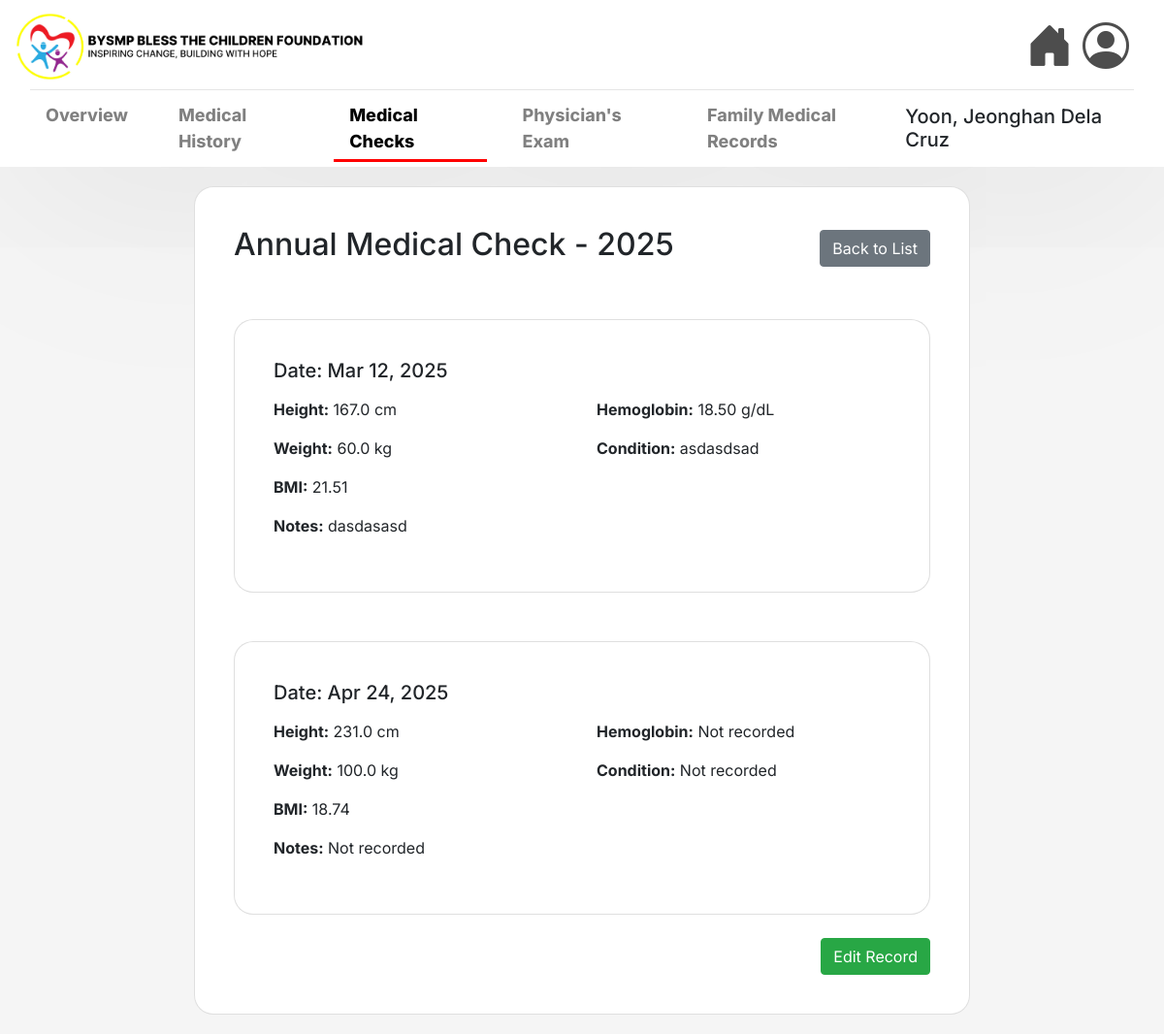
Page /child/6/annual-medical-check/2025/ on the committed database.
### msys42app/models.py (models this page shows, shortened)
class Child(models.Model):
    code = models.CharField(max_length=7, validators=[RegexValidator(regex=r'^[A-Za-z]{3}\d{4}$')], unique=True, null=False, blank=False)
    lastname = models.CharField(max_length=25, null=False, blank=False)
    firstname = models.CharField(max_length=50, null=False, blank=False)
    middlename = models.CharField(max_length=25, null=True)
    sex = models.CharField(max_length=6, choices=[('Male', 'Male'), ('Female', 'Female')], null=False, blank=False)
    birth = models.DateField(null=False, blank=False)
    blood_group = models.CharField(max_length=3, blank=True, null=True)
    address = models.TextField(max_length=255, null=False, blank=False)
    philhealth_number = models.CharField(max_length=14, validators=[MinLengthValidator(14)], blank=True, null=True)
    fourps_number = models.CharField(max_length=20, blank=True, null=True)
    guardian_lastname = models.CharField(max_length=25, null=False, blank=False)
    guardian_firstname = models.CharField(max_length=50, null=False, blank=False)
    guardian_middlename = models.CharField(max_length=25, null=True, blank=True)
    guardian_relationship = models.CharField(max_length=25, null=False, blank=False)
    guardian_sex = models.CharField(max_length=6, choices=[('Male', 'Male'), ('Female', 'Female')], null=False, blank=False)
    age = models.IntegerField(null=False, blank=False)

class AnnualMedicalCheck(models.Model):
    child = models.ForeignKey(Child, on_delete=models.CASCADE, related_name='annual_medical_checks')
    date = models.DateField()
    height = models.DecimalField(max_digits=5, decimal_places=1, null=True, blank=True)  # in cm
    weight = models.DecimalField(max_digits=5, decimal_places=1, null=True, blank=True)  # in kg
    bmi = models.DecimalField(max_digits=5, decimal_places=2, null=True, blank=True)
    hemoglobin = models.DecimalField(max_digits=4, decimal_places=2, null=True, blank=True)
    condition = models.TextField(null=True, blank=True)
    notes = models.TextField(null=True, blank=True)
    class Meta:
        ordering = ['-date']  # Order by date in descending order (newest first)

### msys42app/views.py (the view)
# urls.py: path('child/<int:child_id>/annual-medical-check/<int:year>/', views.view_annual_medical_check, name='view_annual_medical_check'),
def view_annual_medical_check(request, child_id, year):
    child = get_object_or_404(Child, id=child_id)
    medical_checks = AnnualMedicalCheck.objects.filter(
        child=child,
        date__year=year
    ).order_by('date')
    return render(request, 'msys42app/view_annual_medical_check.html', {
        'child': child,
        'year': year,
        'medical_checks': medical_checks
    })

### msys42app/templates/msys42app/view_annual_medical_check.html (shortened to what this page needs)
{% extends 'msys42app/base.html' %}
{% load static %}
{% block navbar %}
<hr class="w-100 my-1">
<nav style="display: flex; justify-content: space-between; align-items: flex-end; padding-left: 0; padding: 0; width: 100%; position: sticky;">
    <ul class="child-nav" style="display: flex; gap: 20px; list-style: none; padding: 0; margin: 0;">
        <li class="nav-item">
            <a class="nav-link" href="{% url 'view_child_profile' pk=child.id %}">
                Overview
            </a>
        </li>
        <li class="nav-item">
            <a class="nav-link" href="{% url 'view_medical_history' child.id %}">
                Medical History
            </a>
        </li>
        <li class="nav-item">
            <a class="nav-link active" href="{% url 'annual_medical_check_list' child.id %}">
                Medical Checks
            </a>
        </li>
        <li class="nav-item">
            <a class="nav-link" href="{% url 'home_physicians_exam' child.id %}">Physician's Exam</a>
        </li>
        <li class="nav-item">
            <a class="nav-link" href="{% url 'view_family_medicals' child.id%}">Family Medical Records</a>
        </li>
    </ul>
    <h5> {{child.lastname}}, {{child.firstname}} {{child.middlename}} </h5>
</nav>
{% endblock %}
{% block content %}
<div class="container-fluid" style="padding: 20px;">
    <div class="card shadow-sm" style="max-width: 800px; margin: 0 auto;">
        <div class="card-body">
            <div class="d-flex justify-content-between align-items-center mb-4">
                <h2>Annual Medical Check - {{ year }}</h2>
                <a href="{% url 'annual_medical_check_list' child.id %}" class="btn btn-secondary">
                     Back to List
                </a>
            </div>
            {% if medical_checks %}
                {% for check in medical_checks %}
                    <div class="card mb-4">
                        <div class="card-body">
                            <div class="mb-3">
                                <h5 class="card-title">Date: {{ check.date|date:"M d, Y" }}</h5>
                            </div>
                            <div class="row">
                                <div class="col-md-6">
                                    <div class="mb-3">
                                        <strong>Height:</strong> {% if check.height %}{{ check.height }} cm{% else %}Not recorded{% endif %}
                                    </div>
                                    <div class="mb-3">
                                        <strong>Weight:</strong> {% if check.weight %}{{ check.weight }} kg{% else %}Not recorded{% endif %}
                                    </div>
                                    <div class="mb-3">
                                        <strong>BMI:</strong> {% if check.bmi %}{{ check.bmi|floatformat:2 }}{% else %}Not calculated{% endif %}
                                    </div>
                                    <div class="mb-3">
                                        <strong>Notes:</strong> {% if check.notes %}{{ check.notes }}{% else %}Not recorded{% endif %}
                                    </div>
                                </div>
                                <div class="col-md-6">
                                    <div class="mb-3">
                                        <strong>Hemoglobin:</strong> {% if check.hemoglobin %}{{ check.hemoglobin }} g/dL{% else %}Not recorded{% endif %}
                                    </div>
                                    <div class="mb-3">
                                        <strong>Condition:</strong> {% if check.condition %}{{ check.condition }}{% else %}Not recorded{% endif %}
                                    </div>
                                </div>
                            </div>
                        </div>
                    </div>
                {% endfor %}
                <div class="d-flex justify-content-end mt-4">
                    <a href="{% url 'edit_annual_medical_check' child.id medical_checks.0.id %}" class="btn btn-success">
                         Edit Record
                    </a>
                </div>
            {% else %}
                <div class="text-center py-5">
                    <h3>No Medical Checks Found for {{ year }}</h3>
                </div>
            {% endif %}
        </div>
    </div>
</div>
{% endblock %}

### msys42app/static/style.css (style rules this page uses)
body { background-color: #f5f5f5; }
.card { background-color: white; height: auto; width: 100%; max-width: 800px; margin-top: 50px; border-radius: 20px; padding: 20px; }

### msys42app/templates/msys42app/base.html (style rules this page uses)
.child-nav .nav-link { position: relative; transition: all 0.3s ease; padding-bottom: 5px; font-weight: 750; font-size: large; color: gray; }
.child-nav .nav-link.active { color: rgb(0, 0, 0) !important; font-weight: 780; }
.child-nav .nav-link::after { content: ''; position: absolute; bottom: -3px; left: 0; width: 100%; height: 3px; background-color: rgba(255, 0, 0, 0.5); transform: scaleX(0); transition: transform 0.3s ease; }
.child-nav .nav-link.active::after { transform: scaleX(1); background-color: red; }
.child-nav .nav-link.active::after { animation: underlineGrow 0.4s ease-out forwards; }

### rows in the picture
Child: lastname "Yoon", firstname "Jeonghan", middlename "Dela Cruz"
AnnualMedicalCheck: date "Mar 12, 2025", height "167.0", weight "60.0", bmi "21.51", notes "dasdasasd", hemoglobin "18.50", condition "asdasdsad"
AnnualMedicalCheck: date "Apr 24, 2025", height "231.0", weight "100.0", bmi "18.74", notes "Not recorded", condition "Not recorded"

### other values in the picture
{{ year }} "2025"
